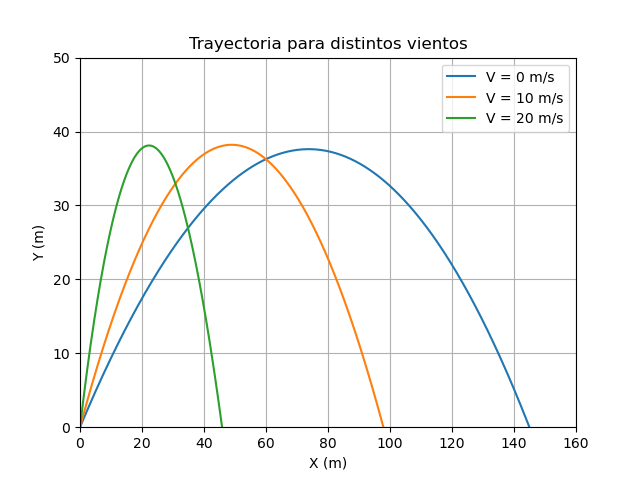

Here is the Python script that generated this plot:
import scipy as sp
from scipy.integrate import odeint
#https://docs.scipy.org/doc/scipy/reference/generated/scipy.integrate.odeint.html

#Parametros

#Unidades
g= 9.81 #m/s/s
cm = 0.01 #m
inch = 2.54*cm
#Coeficiente de arrastre
p = 1.225 #kg/m3
cd = 0.47
D = 8.5*inch
r= D/2
A= sp.pi * r**2
CD=0.5*p*cd*A
m=15. #kg
#V = [0,10.,20.] #m/s 
V = 20. #m/s 

#Funcion a integrar
#z es el vector de estado
#z=[x,y,vx,vy]
#	dz/dt = bala(z,t)
#         [    z2    ]
# dz/dt = [          ] (modelo)
#         [ FD/m - g ]

# z[0] -> x
# z[1] -> y
# z[2] -> vx
# z[3] -> vy
def bala(z,t):
	zp=sp.zeros(4)
	zp[0] = z[2]
	zp[1] = z[3]
	v = z[2:4]
	v[0]=v[0]- V
	v2 = sp.dot(v,v)
	vnorm = sp.sqrt(v2)
	FD = -CD*v2*(v/vnorm)
	zp[2] = FD[0]/m
	zp[3] = FD[1]/m  -g
	return zp

#vector de tiempo
t = sp.linspace(0,10,1001)

#Parte en el origen con vx=vy=2 m/s
vi=100.*1000./3600.
z0 = sp.array([0., 0., vi,vi])
soluciones=[]
for V in [0,10.,20.]:
	soluciones.append(odeint(bala,z0,t))
#print(soluciones[0])
import matplotlib.pylab as plt
labels=["V = 0 m/s","V = 10 m/s","V = 20 m/s"]

for i in range(3):
	x=soluciones[i][:,0]
	y= soluciones[i][:,1]
	plt.figure(1)
	plt.plot(x,y,label=labels[i])
	plt.legend()
	plt.grid(True)
	plt.title("Trayectoria para distintos vientos")
	plt.ylabel("Y (m)")
	plt.xlabel("X (m)")
	plt.axis([0, 160, 0, 50])

plt.savefig("balistica.png")
plt.show()
